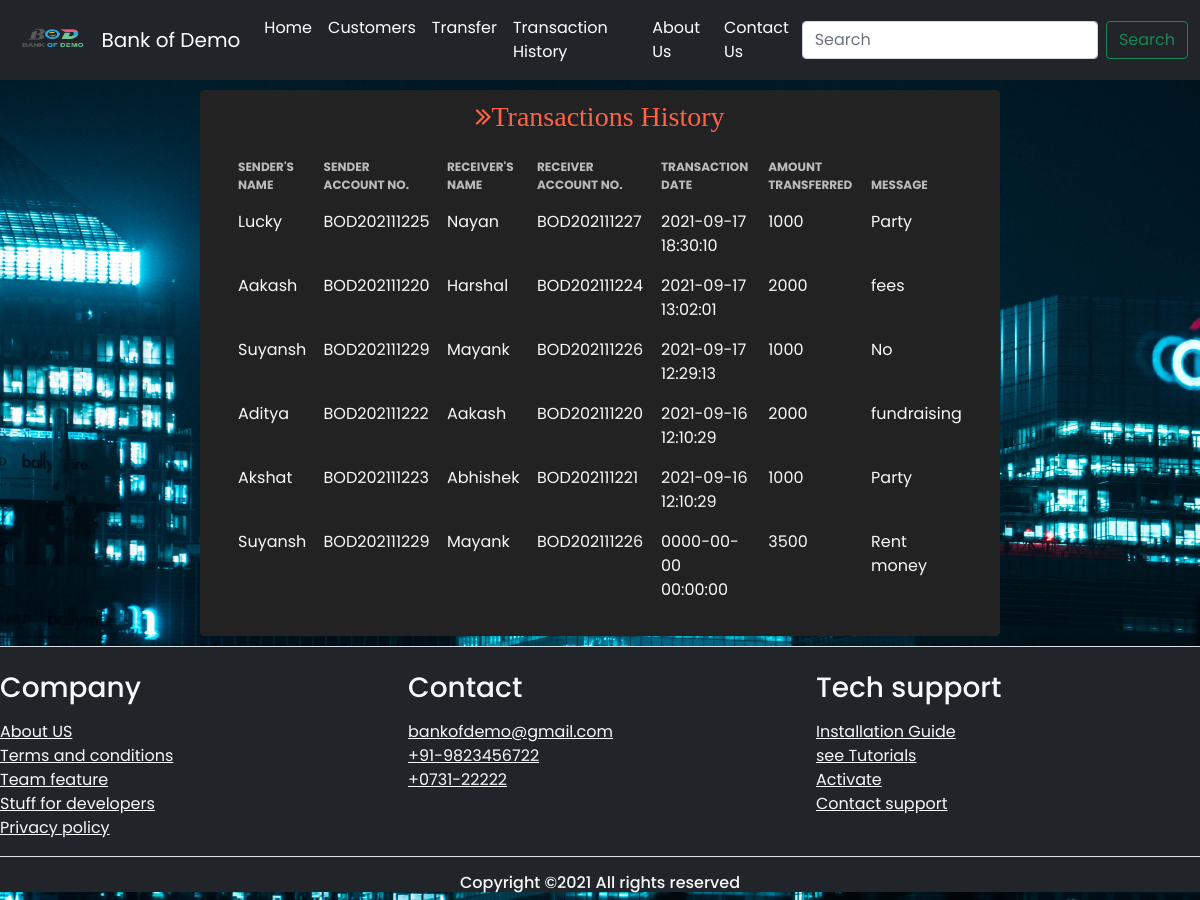
Screenshot of /views/history.php with the database file from the repository.
### tables this page shows
CREATE TABLE `transactions` (
  `tid` int(11) NOT NULL,
  `sender` varchar(100) NOT NULL,
  `sender_acc` varchar(100) NOT NULL,
  `receiver` varchar(100) NOT NULL,
  `receiver_acc` varchar(100) NOT NULL,
  `amount` int(11) NOT NULL,
  `transaction_date` datetime NOT NULL DEFAULT CURRENT_TIMESTAMP,
  `msg` varchar(200) NOT NULL
);

### views/history.php (the view, shortened to what this page needs)
<!DOCTYPE html>
<html lang="en">
<head>
  <link href="https://cdn.jsdelivr.net/npm/bootstrap@5.1.0/dist/css/bootstrap.min.css" rel="stylesheet">
  <link rel="stylesheet" href="https://cdnjs.cloudflare.com/ajax/libs/font-awesome/4.7.0/css/font-awesome.min.css">
  <link rel="stylesheet" href="../css/customerstyles.css">
  <link rel="stylesheet" href="../css/styles.css">
</head>
<body>
<section class="header">
    <nav class="navbar navbar-expand-lg navbar-dark bg-dark sticky-top">
      <div class="container-fluid">
      <img src="../images/logo2.png" alt="" width="100" height="40" class="d-inline-block align-text-top">
        <a class="navbar-brand" href="index.php">
          Bank of Demo
        </a>
        <div class="collapse navbar-collapse" id="navbarSupportedContent">
          <ul class="navbar-nav me-auto mb-2 mb-lg-0">
            <li class="nav-item">
              <a class="nav-link active" aria-current="page" href="index.php">Home</a>
            </li>
            <li><a class="nav-link scrollto active" href="customers.php">Customers</a></li>
            <li><a class="nav-link scrollto active" href="transfer.php">Transfer</a></li>
            <li><a class="nav-link scrollto active" href="history.php">Transaction History</a></li>
            <li><a class="nav-link scrollto active" href="about.php">About Us</a></li>
            <li><a class="nav-link scrollto active" href="contact.php">Contact Us</a></li>
          </ul>
          <form class="d-flex">
            <input class="form-control me-2" type="search" placeholder="Search" aria-label="Search">
            <button class="btn btn-outline-success" type="submit">Search</button>
          </form>
        </div>
      </div>
    </nav>
  </section>
  <div class="wrapper rounded">
    <h3 class="text-center text-light "><div class="fa fa-angle-double-right" style="color: #ff6347;">Transactions History</div></h3>
    <div class="table-responsive mt-3">
        <table class="table  table-borderless">
            <thead>
                <tr class="text-light">
                    <th scope="col">Sender's Name</th>
                    <th scope="col">Sender Account No.</th>
                    <th scope="col">Receiver's Name</th>
                    <th scope="col">Receiver Account No.</th>
                    <th scope="col">Transaction Date</th>
                    <th scope="col" class="text-right">Amount Transferred</th>
                    <th scope="col" class="text-right">Message</th>
                </tr>
            </thead>
<?php
include('connection.php');
$query="SELECT * FROM transactions order by transaction_date desc";
$query_run= mysqli_query($con,$query);
 while($res = mysqli_fetch_array($query_run)){
  ?>
            <tbody class="text-light">
                <tr class="text-light">
                    <td scope="row"> <span class="mr-1"><?php echo $res['sender']; ?></span>  </td>
                    <td scope="row"> <span class="mr-1"><?php echo $res['sender_acc']; ?></span>  </td>
                    <td scope="row"> <span class="mr-1"><?php echo $res['receiver']; ?></span>  </td>
                    <td scope="row"> <span class="mr-1"><?php echo $res['receiver_acc']; ?></span>  </td>
                    <td scope="row"> <span class="mr-1"><?php echo $res['transaction_date']; ?></span>  </td>
                    <td scope="row"> <span class="mr-1"><?php echo $res['amount']; ?></span>  </td>
                    <td scope="row"> <span class="mr-1"><?php echo $res['msg']; ?></span>  </td>
                </tr>
            </tbody>
            <?php
 }
  ?>
        </table>
    </div>
 </div>
 <section class="footer bg-dark">
    <div class="pl-5">
      <footer class="pt-4 md-5  border-top">
        <div class="row">
          <div class="col-6 col-md">
            <h3 class="pb-2 text-light">Company</h3>
            <ul class="list-unstyled text-small text-light">
              <li><a class="text-light" href="#">About US</a></li>
              <li><a class="text-light" href="#">Terms and conditions</a></li>
              <li><a class="text-light" href="#">Team feature</a></li>
              <li><a class="text-light" href="#">Stuff for developers</a></li>
              <li><a class="text-light" href="#">Privacy policy</a></li>
            </ul>
          </div>
          <div class="col-6 col-md">
            <h3 class="pb-2 text-light">Contact</h3>
            <ul class="list-unstyled text-small text-light">
              <li><a class="text-light" href="#">bankofdemo@gmail.com</a></li>
              <li><a class="text-light" href="#">+91-9823456722</a></li>
              <li><a class="text-light" href="#">+0731-22222</a></li>
            </ul>
          </div>
          <div class="col-6 col-md">
            <h3 class="pb-2 text-light">Tech support</h3>
            <ul class="list-unstyled text-small text-light">
              <li><a class="text-light" href="#">Installation Guide</a></li>
              <li><a class="text-light" href="#">see Tutorials</a></li>
              <li><a class="text-light" href="#">Activate</a></li>
              <li><a class="text-light" href="#">Contact support</a></li>
            </ul>
          </div>
        </div>
        <div class="border-top">
          <h6 class="text-center text-light mt-3">Copyright ©2021 All rights reserved
          </h6>
        </div>
      </footer>
    </div>
  </section>
</body>
</html>

### css/customerstyles.css (style rules this page uses)
* { padding: 0; margin: 0; box-sizing: border-box }
.wrapper { background-color: #222; min-height: 100px; max-width: 800px; margin: 10px auto; padding: 10px 30px }
.table thead th { text-transform: uppercase; color: #bbb; font-size: 12px }
.table thead th, .table td, .table th { border: none; overflow: auto auto }

### css/styles.css (style rules this page uses)
.background, body { background-image:url("../images/bg3.jpg"); background-repeat:no-repeat; background-size:cover; font-family: 'Poppins', sans-serif }

### rows the page displays
transactions: sender "Lucky", sender_acc "BOD202111225", receiver "Nayan", receiver_acc "BOD202111227", transaction_date "2021-09-17 18:30:10", amount "1000", msg "Party"
transactions: sender "Aakash", sender_acc "BOD202111220", receiver "Harshal", receiver_acc "BOD202111224", transaction_date "2021-09-17 13:02:01", amount "2000", msg "fees"
transactions: sender "Suyansh", sender_acc "BOD202111229", receiver "Mayank", receiver_acc "BOD202111226", transaction_date "2021-09-17 12:29:13", amount "1000", msg "No"
transactions: sender "Aditya", sender_acc "BOD202111222", receiver "Aakash", receiver_acc "BOD202111220", transaction_date "2021-09-16 12:10:29", amount "2000", msg "fundraising"
transactions: sender "Akshat", sender_acc "BOD202111223", receiver "Abhishek", receiver_acc "BOD202111221", transaction_date "2021-09-16 12:10:29", amount "1000", msg "Party"
transactions: sender "Suyansh", sender_acc "BOD202111229", receiver "Mayank", receiver_acc "BOD202111226", transaction_date "0000-00-00 00:00:00", amount "3500", msg "Rent money"
